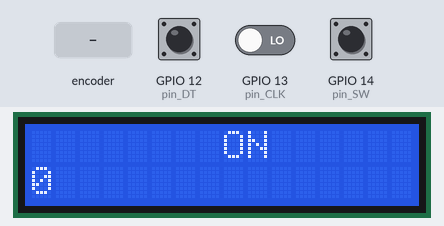
The program below on a simulated ESP32. Parts: 16×2 character LCD. Inputs (shaded band) come from the test bench; at power-on: GPIO 14 (pin_SW) HIGH, GPIO 12 (pin_DT) HIGH, GPIO 13 (pin_CLK) LOW.

Above: at 1.2 s.
1.3 s: rotary encoder on GPIO 13 (pin_CLK) / GPIO 12 (pin_DT) turned 3 steps (first pin leading)
At 2.5 s:
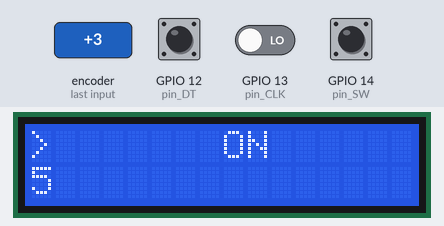
3.5 s: GPIO 14 (pin_SW) pulled LOW for 0.15 s
At 3.68 s:
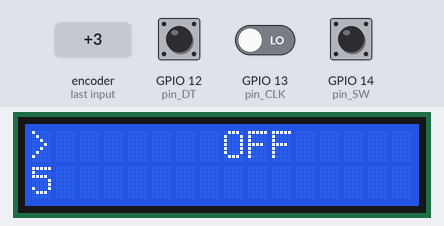
5.3 s: rotary encoder on GPIO 13 (pin_CLK) / GPIO 12 (pin_DT) turned 2 steps (second pin leading)
At 6.0 s:
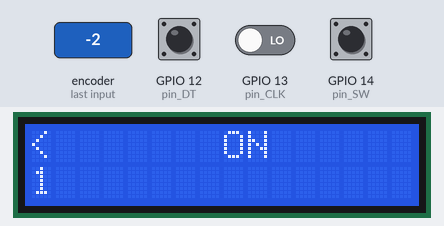
7.2 s: GPIO 14 (pin_SW) pulled LOW for 1 s
At 7.8 s:
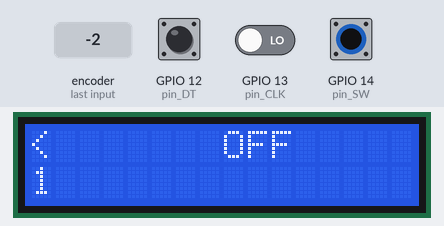
9.7 s: GPIO 14 (pin_SW) pulled LOW for 3.2 s
Timing chart, 0 to 12.7 s (numbered marks = the images above; inputs shaded):
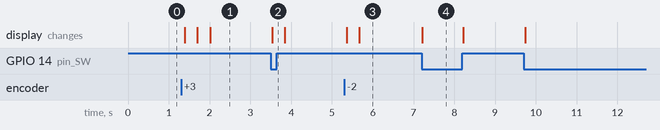

The program:

main.cpp
```cpp
#include <Arduino.h>
#include <LiquidCrystal_I2C.h>

// LCD:
LiquidCrystal_I2C lcd(0x27, 16, 2); // LCD Object 0x3F or 0x27
// Encoder rotativo:
#define pin_CLK 13 // gpio ahora el 13
#define pin_DT 12  // gpio 12
#define pin_SW 14   // gpio 14
int encoder_contador = 0, state_CLK = 0, state_CLK_ans = 0, state_DT = 0, state_DT_ans = 0;
char encoder_dir = ' ';
bool state_boton = false;

void fnc_encoder()
{
  // Encoder rotativo:
  state_CLK = digitalRead(pin_CLK);
  state_DT = digitalRead(pin_DT);
  if (state_CLK != state_CLK_ans && state_DT == 0 && state_CLK == 1) // 1 paso derecha. CLK,DT=0,1 a 0,0.
  {
    encoder_contador = encoder_contador + 1;
    encoder_dir = '>'; // Rotacion horaria.
  }
  if (state_CLK != state_CLK_ans && state_DT == 1 && state_CLK == 0) // 1 paso derecha. CLK,DT=1,0 a 1,1.
  {
    encoder_contador = encoder_contador + 1;
    encoder_dir = '>'; // Rotacion horaria.
  }

  if (state_CLK != state_CLK_ans && state_CLK == 1 && state_DT == 1) // 1 paso izquierda. CLK,DT=1,0 a 0,0.
  {
    encoder_contador = encoder_contador - 1;
    encoder_dir = '<'; // Rotacion anti_horaria.
  }
  if (state_CLK != state_CLK_ans && state_CLK == 0 && state_DT == 0) // 1 paso izquierda. CLK,DT=0,1 a 1,1.
  {
    encoder_contador = encoder_contador - 1;
    encoder_dir = '<'; // Rotacion anti_horaria.
  }
  state_CLK_ans = state_CLK;
  state_DT_ans = state_DT;
  state_boton = digitalRead(pin_SW);
  if (state_boton == false)
  {
    lcd.setCursor(8, 0);
    lcd.print("OFF");
  }
  else
  {
    lcd.setCursor(8, 0);
    lcd.print("ON ");
  }
  lcd.setCursor(0,0);
  lcd.print("    "); //Borra texto en lugar seleccionado.
  lcd.setCursor(0,0);
  lcd.print(encoder_dir);
  lcd.setCursor(0,1);
  lcd.print("    ");
  lcd.setCursor(0,1);
  lcd.print(encoder_contador);
}

void setup()
{
  // Inicia Encoder rotativo:
  pinMode(pin_CLK, INPUT);
  pinMode(pin_DT, INPUT);
  pinMode(pin_SW, INPUT_PULLUP);
  state_CLK_ans = digitalRead(pin_CLK);

  // Inicia LCD:
  lcd.init();
  lcd.backlight();
  lcd.clear();
}

void loop()
{
  fnc_encoder();
  delay(1);
}
```

Measured:
- after the input at 1.3 s, the display: first changes after 0.09 s (image 1 shows a later state)
- after the input at 3.5 s, the display: changes at once (image 2)
- after the input at 5.3 s, the display: first changes after 0.06 s (image 3 shows a later state)
- after the input at 7.2 s, the display: changes at once (image 4)
